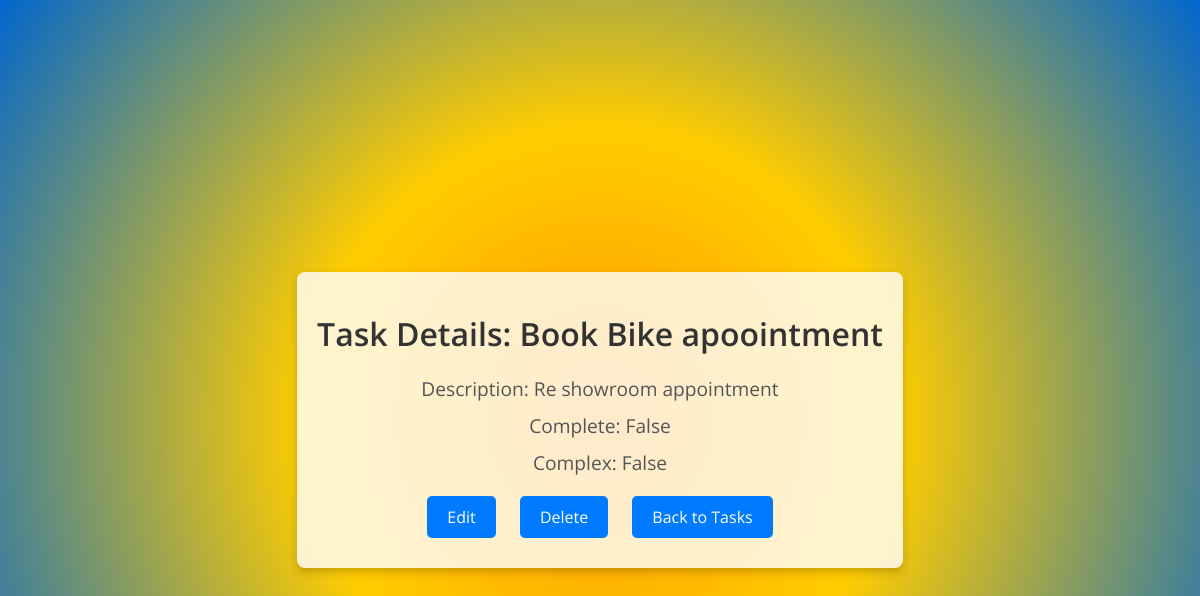
Screenshot of /task/4/ (signed in) with the database file from the repository.
### base/models.py (models this page shows, shortened)
class Task(models.Model):
    user = models.ForeignKey(User, on_delete=models.SET_NULL, null=True, blank=True)
    title = models.CharField(max_length=200, null=True, blank=True)
    description = models.TextField(null=True, blank=True)
    complete = models.BooleanField(default=False)
    created = models.DateTimeField(auto_now_add=True)
    complex = models.BooleanField(default=False)
    class Meta:
        ordering = ['complete']

### base/views.py (the view)
# urls.py: path('task/<int:pk>/', TaskDetail.as_view(), name='task-detail'),
class TaskDetail(LoginRequiredMixin,DetailView):
    model = Task
    context_object_name = 'task'
    success_url = reverse_lazy('task-list')
    template_name = 'base/task.html'

### base/templates/base/task.html (shortened to what this page needs)
<!DOCTYPE html>
<html lang="en">
<head>
</head>
<body>
    <div class="container">
        <h1>Task Details: {{ task.title }}</h1>
        <p>Description: {{ task.description }}</p>
        <p>Complete: {{ task.complete }}</p>
        <p>Complex: {{ task.complex }}</p>
        <div class="task-actions">
            <a href="{% url 'task-update' task.id %}">Edit</a>
            <a href="{% url 'task-delete' task.id %}">Delete</a>
            <a href="/">Back to Tasks</a>
        </div>
    </div>
</body>
</html>

### base/templates/base/task.html (style rules this page uses)
body { background: radial-gradient(circle, rgba(255, 153, 0, 1) 0%, rgba(255, 204, 0, 1) 40%, rgba(0, 102, 204, 1) 100%); font-family: 'Open Sans', sans-serif; padding: 20px; margin: 0; color: rgb(0, 0, 0); min-height: 100vh; display: flex; align-items: center; justify-content: center; }
.container { max-width: 600px; background: rgba(255, 255, 255, 0.8); padding: 20px; border-radius: 8px; box-shadow: 0 4px 8px rgba(0, 0, 0, 0.2); text-align: center; }
h1 { font-size: 2rem; font-weight: 600; color: #333; margin: 20px 0; text-shadow: none; }
p { font-size: 1.2rem; color: #555; margin: 10px 0; }
.task-actions a { display: inline-block; margin: 10px; padding: 10px 20px; font-size: 16px; color: white; background-color: #007bff; border-radius: 5px; text-decoration: none; transition: background-color 0.3s ease; }

### rows the page displays
Task: title "Book Bike apoointment", description "Re showroom appointment", complete "False", complex "False"
